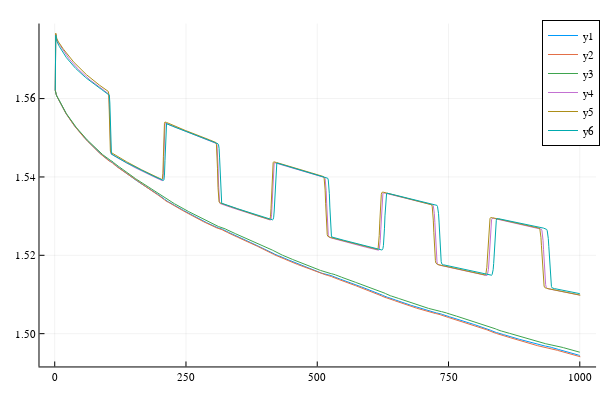

Notebook source saved alongside this figure:
### Code cell
plot([u11[:, i]' * K * u11[:, i] + v11[:, i]' * M * v11[:, i] for i in 1:length(u11[1, :])])
plot!([u12[:, i]' * K * u12[:, i] + v12[:, i]' * M * v12[:, i] for i in 1:length(u12[1, :])])
plot!([u13[:, i]' * K * u13[:, i] + v13[:, i]' * M * v13[:, i] for i in 1:length(u13[1, :])])
plot!([u21[:, i]' * K * u21[:, i] + v21[:, i]' * M * v21[:, i] for i in 1:length(u11[1, :])])
plot!([u22[:, i]' * K * u22[:, i] + v22[:, i]' * M * v22[:, i] for i in 1:length(u12[1, :])])
plot!([u23[:, i]' * K * u23[:, i] + v23[:, i]' * M * v23[:, i] for i in 1:length(u13[1, :])])

### Figure 1 — Plotly figure (JSON) as saved in the notebook; plotly's stock layout.template omitted (floating-point values rounded to 4 significant figures; data arrays with more than 128 entries replaced by an {"elided": "..."} marker saying what was removed)
{"data": [{"colorbar": {"len": 0.9525, "title": "", "x": 0.9934, "y": 0.5139}, "legendgroup": "y1", "line": {"color": "rgba(0, 154, 250, 1.000)", "dash": "solid", "shape": "linear", "width": 1}, "mode": "lines", "name": "y1", "showlegend": true, "type": "scatter", "x": {"elided": "1000 int values"}, "xaxis": "x", "y": {"elided": "1000 float values"}, "yaxis": "y"}, {"colorbar": {"len": 0.9525, "title": "", "x": 0.9934, "y": 0.5139}, "legendgroup": "y2", "line": {"color": "rgba(227, 111, 71, 1.000)", "dash": "solid", "shape": "linear", "width": 1}, "mode": "lines", "name": "y2", "showlegend": true, "type": "scatter", "x": {"elided": "1001 int values"}, "xaxis": "x", "y": {"elided": "1001 float values"}, "yaxis": "y"}, {"colorbar": {"len": 0.9525, "title": "", "x": 0.9934, "y": 0.5139}, "legendgroup": "y3", "line": {"color": "rgba(62, 164, 78, 1.000)", "dash": "solid", "shape": "linear", "width": 1}, "mode": "lines", "name": "y3", "showlegend": true, "type": "scatter", "x": {"elided": "1000 int values"}, "xaxis": "x", "y": {"elided": "1000 float values"}, "yaxis": "y"}, {"colorbar": {"len": 0.9525, "title": "", "x": 0.9934, "y": 0.5139}, "legendgroup": "y4", "line": {"color": "rgba(195, 113, 210, 1.000)", "dash": "solid", "shape": "linear", "width": 1}, "mode": "lines", "name": "y4", "showlegend": true, "type": "scatter", "x": {"elided": "1000 int values"}, "xaxis": "x", "y": {"elided": "1000 float values"}, "yaxis": "y"}, {"colorbar": {"len": 0.9525, "title": "", "x": 0.9934, "y": 0.5139}, "legendgroup": "y5", "line": {"color": "rgba(172, 142, 24, 1.000)", "dash": "solid", "shape": "linear", "width": 1}, "mode": "lines", "name": "y5", "showlegend": true, "type": "scatter", "x": {"elided": "1001 int values"}, "xaxis": "x", "y": {"elided": "1001 float values"}, "yaxis": "y"}, {"colorbar": {"len": 0.9525, "title": "", "x": 0.9934, "y": 0.5139}, "legendgroup": "y6", "line": {"color": "rgba(0, 170, 174, 1.000)", "dash": "solid", "shape": "linear", "width": 1}, "mode": "lines", "name": "y6", "showlegend": true, "type": "scatter", "x": {"elided": "1000 int values"}, "xaxis": "x", "y": {"elided": "1000 float values"}, "yaxis": "y"}], "layout": {"annotations": [], "height": 400, "legend": {"bgcolor": "rgba(255, 255, 255, 1.000)", "bordercolor": "rgba(0, 0, 0, 1.000)", "borderwidth": 1, "font": {"color": "rgba(0, 0, 0, 1.000)", "family": "sans-serif", "size": 11}, "title": {"font": {"color": "rgba(0, 0, 0, 1.000)", "family": "sans-serif", "size": 15}, "text": ""}, "tracegroupgap": 0, "traceorder": "normal", "x": 1, "xanchor": "auto", "y": 1, "yanchor": "auto"}, "margin": {"b": 20, "l": 0, "r": 0, "t": 20}, "paper_bgcolor": "rgba(255, 255, 255, 1.000)", "plot_bgcolor": "rgba(255, 255, 255, 1.000)", "showlegend": true, "width": 600, "xaxis": {"anchor": "y", "domain": [0.06582, 0.9934], "gridcolor": "rgba(0, 0, 0, 0.100)", "gridwidth": 0.5, "linecolor": "rgba(0, 0, 0, 1.000)", "mirror": false, "range": [-29, 1031], "showgrid": true, "showline": true, "showticklabels": true, "tickangle": 0, "tickcolor": "rgb(0, 0, 0)", "tickfont": {"color": "rgba(0, 0, 0, 1.000)", "family": "sans-serif", "size": 11}, "tickmode": "array", "ticks": "inside", "ticktext": ["0", "250", "500", "750", "1000"], "tickvals": [0, 250, 500, 750, 1000], "title": "", "titlefont": {"color": "rgba(0, 0, 0, 1.000)", "family": "sans-serif", "size": 15}, "type": "-", "visible": true, "zeroline": false, "zerolinecolor": "rgba(0, 0, 0, 1.000)"}, "yaxis": {"anchor": "x", "domain": [0.03762, 0.9902], "gridcolor": "rgba(0, 0, 0, 0.100)", "gridwidth": 0.5, "linecolor": "rgba(0, 0, 0, 1.000)", "mirror": false, "range": [1.492, 1.579], "showgrid": true, "showline": true, "showticklabels": true, "tickangle": 0, "tickcolor": "rgb(0, 0, 0)", "tickfont": {"color": "rgba(0, 0, 0, 1.000)", "family": "sans-serif", "size": 11}, "tickmode": "array", "ticks": "inside", "ticktext": ["1.50", "1.52", "1.54", "1.56"], "tickvals": [1.5, 1.52, 1.54, 1.56], "title": "", "titlefont": {"color": "rgba(0, 0, 0, 1.000)", "family": "sans-serif", "size": 15}, "type": "-", "visible": true, "zeroline": false, "zerolinecolor": "rgba(0, 0, 0, 1.000)"}}}
